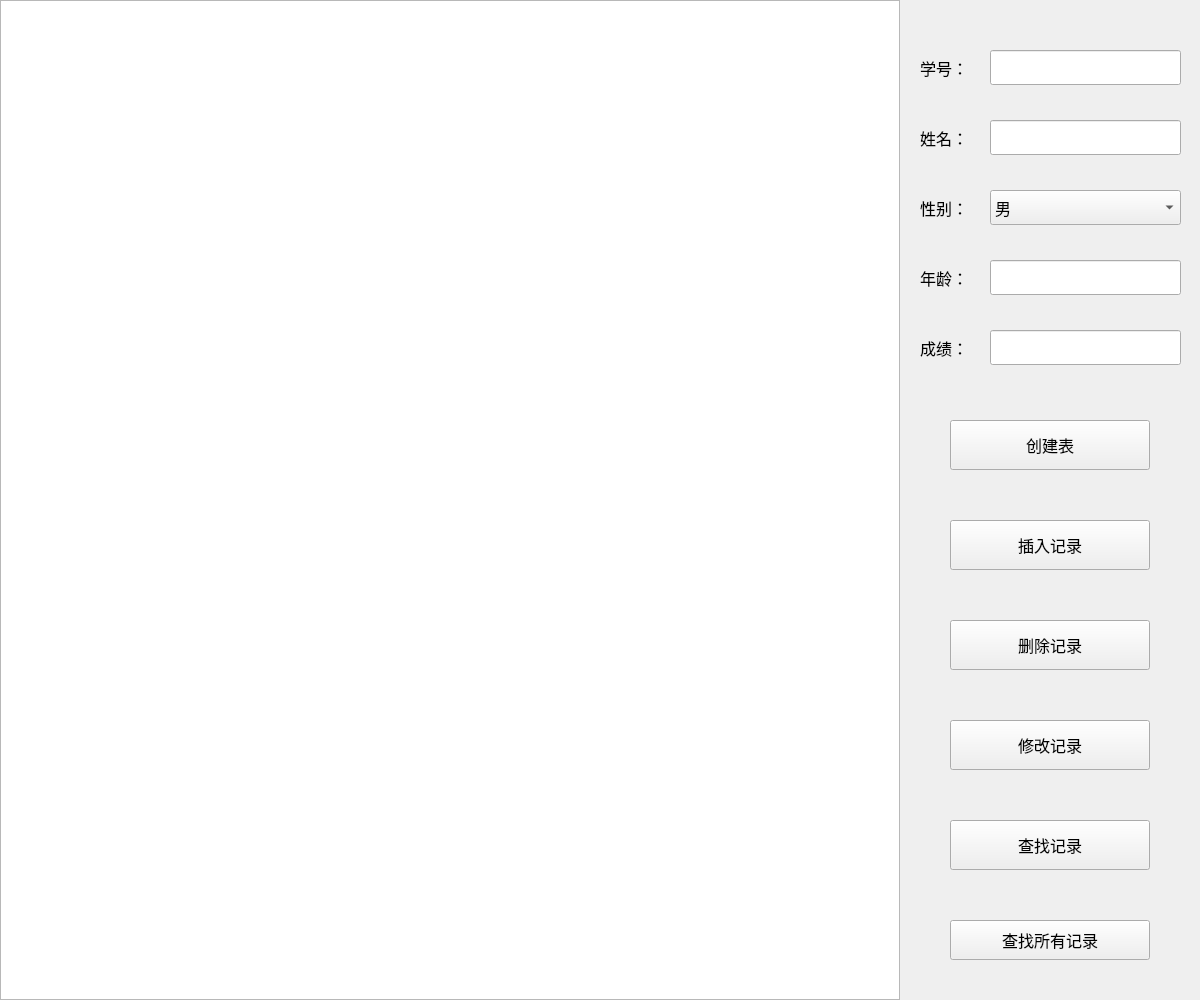
<?xml version="1.0" encoding="UTF-8"?>
<ui version="4.0">
 <class>MainWindow</class>
 <widget class="QMainWindow" name="MainWindow">
  <property name="geometry">
   <rect>
    <x>0</x>
    <y>0</y>
    <width>1200</width>
    <height>1000</height>
   </rect>
  </property>
  <property name="windowTitle">
   <string>SQLite 1.1</string>
  </property>
  <property name="windowIcon">
   <iconset resource="resource.qrc">
    <normaloff>:/images/SQLite_logo.ico</normaloff>:/images/SQLite_logo.ico</iconset>
  </property>
  <property name="iconSize">
   <size>
    <width>36</width>
    <height>36</height>
   </size>
  </property>
  <widget class="QWidget" name="centralwidget">
   <widget class="QTableView" name="tableView">
    <property name="geometry">
     <rect>
      <x>0</x>
      <y>0</y>
      <width>900</width>
      <height>1000</height>
     </rect>
    </property>
   </widget>
   <widget class="QLabel" name="label">
    <property name="geometry">
     <rect>
      <x>920</x>
      <y>50</y>
      <width>54</width>
      <height>35</height>
     </rect>
    </property>
    <property name="font">
     <font>
      <family>微软雅黑</family>
      <pointsize>12</pointsize>
     </font>
    </property>
    <property name="text">
     <string>学号：</string>
    </property>
   </widget>
   <widget class="QLineEdit" name="lineEdit_studentID">
    <property name="geometry">
     <rect>
      <x>990</x>
      <y>50</y>
      <width>191</width>
      <height>35</height>
     </rect>
    </property>
    <property name="font">
     <font>
      <family>微软雅黑</family>
      <pointsize>12</pointsize>
     </font>
    </property>
   </widget>
   <widget class="QLineEdit" name="lineEdit_name">
    <property name="geometry">
     <rect>
      <x>990</x>
      <y>120</y>
      <width>191</width>
      <height>35</height>
     </rect>
    </property>
    <property name="font">
     <font>
      <family>微软雅黑</family>
      <pointsize>12</pointsize>
     </font>
    </property>
   </widget>
   <widget class="QLabel" name="label_2">
    <property name="geometry">
     <rect>
      <x>920</x>
      <y>120</y>
      <width>54</width>
      <height>35</height>
     </rect>
    </property>
    <property name="font">
     <font>
      <family>微软雅黑</family>
      <pointsize>12</pointsize>
     </font>
    </property>
    <property name="text">
     <string>姓名：</string>
    </property>
   </widget>
   <widget class="QLabel" name="label_3">
    <property name="geometry">
     <rect>
      <x>920</x>
      <y>190</y>
      <width>54</width>
      <height>35</height>
     </rect>
    </property>
    <property name="font">
     <font>
      <family>微软雅黑</family>
      <pointsize>12</pointsize>
     </font>
    </property>
    <property name="text">
     <string>性别：</string>
    </property>
   </widget>
   <widget class="QLabel" name="label_4">
    <property name="geometry">
     <rect>
      <x>920</x>
      <y>260</y>
      <width>54</width>
      <height>35</height>
     </rect>
    </property>
    <property name="font">
     <font>
      <family>微软雅黑</family>
      <pointsize>12</pointsize>
     </font>
    </property>
    <property name="text">
     <string>年龄：</string>
    </property>
   </widget>
   <widget class="QLineEdit" name="lineEdit_age">
    <property name="geometry">
     <rect>
      <x>990</x>
      <y>260</y>
      <width>191</width>
      <height>35</height>
     </rect>
    </property>
    <property name="font">
     <font>
      <family>微软雅黑</family>
      <pointsize>12</pointsize>
     </font>
    </property>
   </widget>
   <widget class="QLabel" name="label_5">
    <property name="geometry">
     <rect>
      <x>920</x>
      <y>330</y>
      <width>54</width>
      <height>35</height>
     </rect>
    </property>
    <property name="font">
     <font>
      <family>微软雅黑</family>
      <pointsize>12</pointsize>
     </font>
    </property>
    <property name="text">
     <string>成绩：</string>
    </property>
   </widget>
   <widget class="QLineEdit" name="lineEdit_score">
    <property name="geometry">
     <rect>
      <x>990</x>
      <y>330</y>
      <width>191</width>
      <height>35</height>
     </rect>
    </property>
    <property name="font">
     <font>
      <family>微软雅黑</family>
      <pointsize>12</pointsize>
     </font>
    </property>
   </widget>
   <widget class="QComboBox" name="comboBox_gender">
    <property name="geometry">
     <rect>
      <x>990</x>
      <y>190</y>
      <width>191</width>
      <height>35</height>
     </rect>
    </property>
    <property name="font">
     <font>
      <family>微软雅黑</family>
      <pointsize>12</pointsize>
     </font>
    </property>
    <item>
     <property name="text">
      <string>男</string>
     </property>
    </item>
    <item>
     <property name="text">
      <string>女</string>
     </property>
    </item>
   </widget>
   <widget class="QPushButton" name="pushButton_create">
    <property name="geometry">
     <rect>
      <x>950</x>
      <y>420</y>
      <width>200</width>
      <height>50</height>
     </rect>
    </property>
    <property name="font">
     <font>
      <pointsize>12</pointsize>
     </font>
    </property>
    <property name="text">
     <string>创建表</string>
    </property>
   </widget>
   <widget class="QPushButton" name="pushButton_insert">
    <property name="geometry">
     <rect>
      <x>950</x>
      <y>520</y>
      <width>200</width>
      <height>50</height>
     </rect>
    </property>
    <property name="font">
     <font>
      <pointsize>12</pointsize>
     </font>
    </property>
    <property name="text">
     <string>插入记录</string>
    </property>
   </widget>
   <widget class="QPushButton" name="pushButton_delete">
    <property name="geometry">
     <rect>
      <x>950</x>
      <y>620</y>
      <width>200</width>
      <height>50</height>
     </rect>
    </property>
    <property name="font">
     <font>
      <pointsize>12</pointsize>
     </font>
    </property>
    <property name="text">
     <string>删除记录</string>
    </property>
   </widget>
   <widget class="QPushButton" name="pushButton_modify">
    <property name="geometry">
     <rect>
      <x>950</x>
      <y>720</y>
      <width>200</width>
      <height>50</height>
     </rect>
    </property>
    <property name="font">
     <font>
      <pointsize>12</pointsize>
     </font>
    </property>
    <property name="text">
     <string>修改记录</string>
    </property>
   </widget>
   <widget class="QPushButton" name="pushButton_select">
    <property name="geometry">
     <rect>
      <x>950</x>
      <y>820</y>
      <width>200</width>
      <height>50</height>
     </rect>
    </property>
    <property name="font">
     <font>
      <pointsize>12</pointsize>
     </font>
    </property>
    <property name="text">
     <string>查找记录</string>
    </property>
   </widget>
   <widget class="QPushButton" name="pushButton_findall">
    <property name="geometry">
     <rect>
      <x>950</x>
      <y>920</y>
      <width>200</width>
      <height>40</height>
     </rect>
    </property>
    <property name="font">
     <font>
      <pointsize>12</pointsize>
     </font>
    </property>
    <property name="text">
     <string>查找所有记录</string>
    </property>
   </widget>
  </widget>
 </widget>
 <resources>
  <include location="resource.qrc"/>
 </resources>
 <connections/>
</ui>
